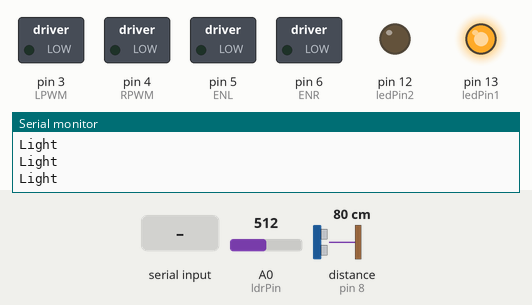
Bench run of a sketch on a simulated Arduino Uno, built with avr-gcc and run on an emulated ATmega328P. Shown: switched loads named in the sketch (green lamp = pin HIGH), output pins drawn as LEDs (lit = HIGH), the last lines printed to the serial monitor. Wiring (inferred from the names in the program): ultrasonic range finder: trigger pin 7; echo pin 8. The test bench sets the inputs (shaded band); at power-on: A0 (ldrPin) = 512, distance to the obstacle (sensor on pin 8) 80 cm. The echo pulse lasts 58.3 µs per cm; pins used as bus, display or sensor lines are not drawn.

Above: at 1.2 s.
1.3 s: A0 (ldrPin) set to 990
2.8 s: A0 (ldrPin) set to 1016
At 3.2 s:
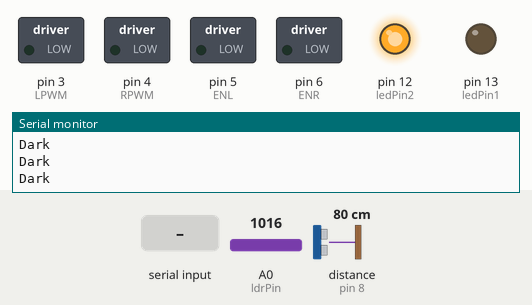
4.3 s: "1\n" received over Serial
At 5.5 s:
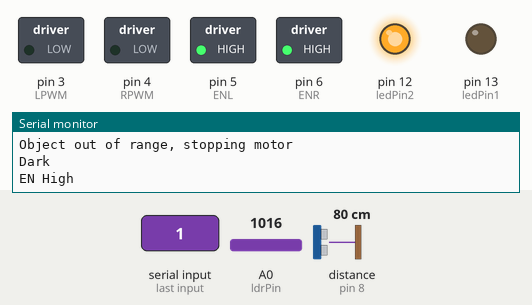
5.8 s: A0 (ldrPin) set to 900
At 7.5 s:
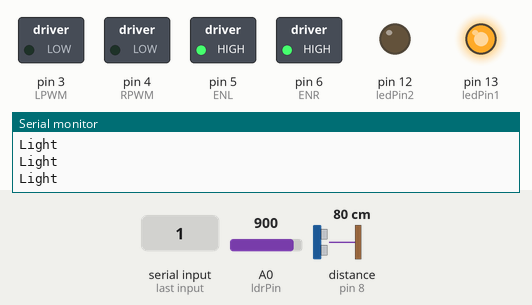
7.8 s: byte 49 ('1') received over Serial
10.8 s: distance to the obstacle (sensor on pin 8) set to 33 cm
12.3 s: distance to the obstacle (sensor on pin 8) set to 28 cm
At 12.9 s:
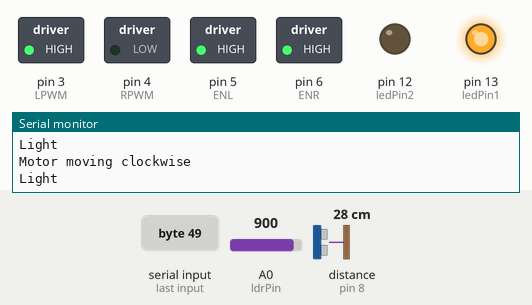
Timing chart, 0 to 14.8 s (numbered marks = the images above; inputs shaded):
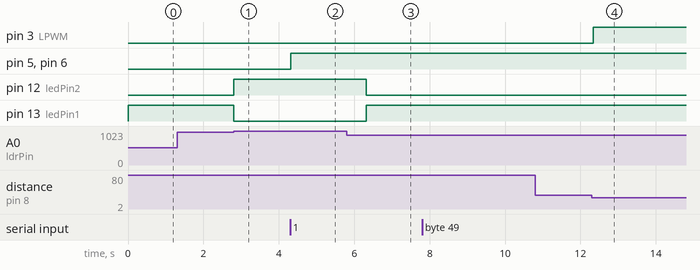

Measured:
- the behaviour switches between 1000 and 1001 on A0 (ldrPin) (found by bisection; images 0 and 1)
- the behaviour switches between 32 and 31 cm on distance to the obstacle (sensor on pin 8) (found by bisection; images 3 and 4)
- after the input at 2.8 s, pin 12 (ledPin2): LOW → HIGH at once; pin 13 (ledPin1): HIGH → LOW at once
- after the input at 4.3 s, pin 5 (ENL), pin 6 (ENR): LOW → HIGH at once
- after the input at 5.8 s, pin 12 (ledPin2): HIGH → LOW after 0.52 s; pin 13 (ledPin1): LOW → HIGH after 0.52 s
- after the input at 12.3 s, pin 3 (LPWM): LOW → HIGH at once

The sketch:

wrk.ino
```cpp
#include <SoftwareSerial.h>

// Define the pins for the LED and the HC-05 module
const int ledPin1 = 13;  // LED connected to digital pin 13
const int ledPin2 = 12;
const int rxPin = 1;   // RXD pin of HC-05 connected to digital pin 10
const int txPin = 0;   // TXD pin of HC-05 connected to digital pin 11
const int trigPin = 7; // Adjust pin number as needed
const int echoPin = 8; // Adjust pin number as needed
const int ldrPin = A0;     // Analog pin for LDR
// Define the pins for the BTS7960
const int ENL = 5;  // Left Enable (Speed Control)
const int ENR = 6;  // Right Enable (Speed Control)
const int LPWM = 3; // Left PWM (Direction Control)
const int RPWM = 4; // Right PWM (Direction Control)

const int minDistance = 7; // Minimum distance in cm
const int maxDistance = 31; // Maximum distance in cm

int ldrValue = 0;          // Variable to store LDR readings
int threshold = 1000;       // Adjust this threshold value as needed
// Set up the software serial port
SoftwareSerial bluetooth(rxPin, txPin);

char Incoming_value = 0;
//char infraRed_value = 0;
char lastCommand = 0; // Variable to store the last command
bool motorRunning = false; // Flag to keep track of the motor's state

void setup() {
  // put your setup code here, to run once:
  Serial.begin(9600);
  pinMode(ledPin1, OUTPUT);
  pinMode(ledPin2, OUTPUT);
  pinMode(LPWM, OUTPUT);
  pinMode(RPWM, OUTPUT);
  pinMode(trigPin, OUTPUT); // Sets the trigPin as an Output
  pinMode(echoPin, INPUT);  // Sets the echoPin as an Input
  pinMode(ldrPin, INPUT);
  // motor
  pinMode(ENL, OUTPUT);
  pinMode(ENR, OUTPUT);

}

void  loop() {
  // put your main code here, to run repeatedly:
  ldrValue = analogRead(ldrPin);

  // Check if it's dark (below the threshold) and turn on the LED
  if (ldrValue > threshold) {
    digitalWrite(ledPin1, LOW); // Turn on the LED
    digitalWrite(ledPin2, HIGH);
    Serial.println("Dark");
  } else {
    digitalWrite(ledPin1, HIGH);  // Turn off the LED
    digitalWrite(ledPin2, LOW);
    Serial.println("Light");
  }

  long duration, distance;
  digitalWrite(trigPin, LOW);
  delayMicroseconds(2);
  digitalWrite(trigPin, HIGH);
  delayMicroseconds(10);
  digitalWrite(trigPin, LOW);
  duration = pulseIn(echoPin, HIGH);
  distance = duration * 0.034 / 2; // Calculate the distance

  if (Serial.available() > 0) {
        Incoming_value = Serial.read();
        Serial.print(Incoming_value);
        Serial.println("\n");
        Serial.println("EN High");
        digitalWrite(ENR, HIGH);
        digitalWrite(ENL, HIGH);
        delay(1000);
    }

    // Control logic for '1'
    if (Incoming_value == '1') {
        if (distance > minDistance && distance < maxDistance) {
            Serial.println("Motor moving clockwise");
            analogWrite(LPWM, 255); // Motor move clockwise
            analogWrite(RPWM, 0);
        } else {
            Serial.println("Object out of range, stopping motor");
            analogWrite(LPWM, 0);
            analogWrite(RPWM, 0);
        }
    }
    // Control logic for '0'
    else if (Incoming_value == '0') {
        if (distance > minDistance && distance < maxDistance) {
            Serial.println("Object within range, motor moving anticlockwise");
            analogWrite(RPWM, 255); // Motor move anticlockwise
            analogWrite(LPWM, 0);
        } else {
            Serial.println("Object out of range, stopping motor");
            analogWrite(RPWM, 0);
            analogWrite(LPWM, 0);
        }
    }
}
```
